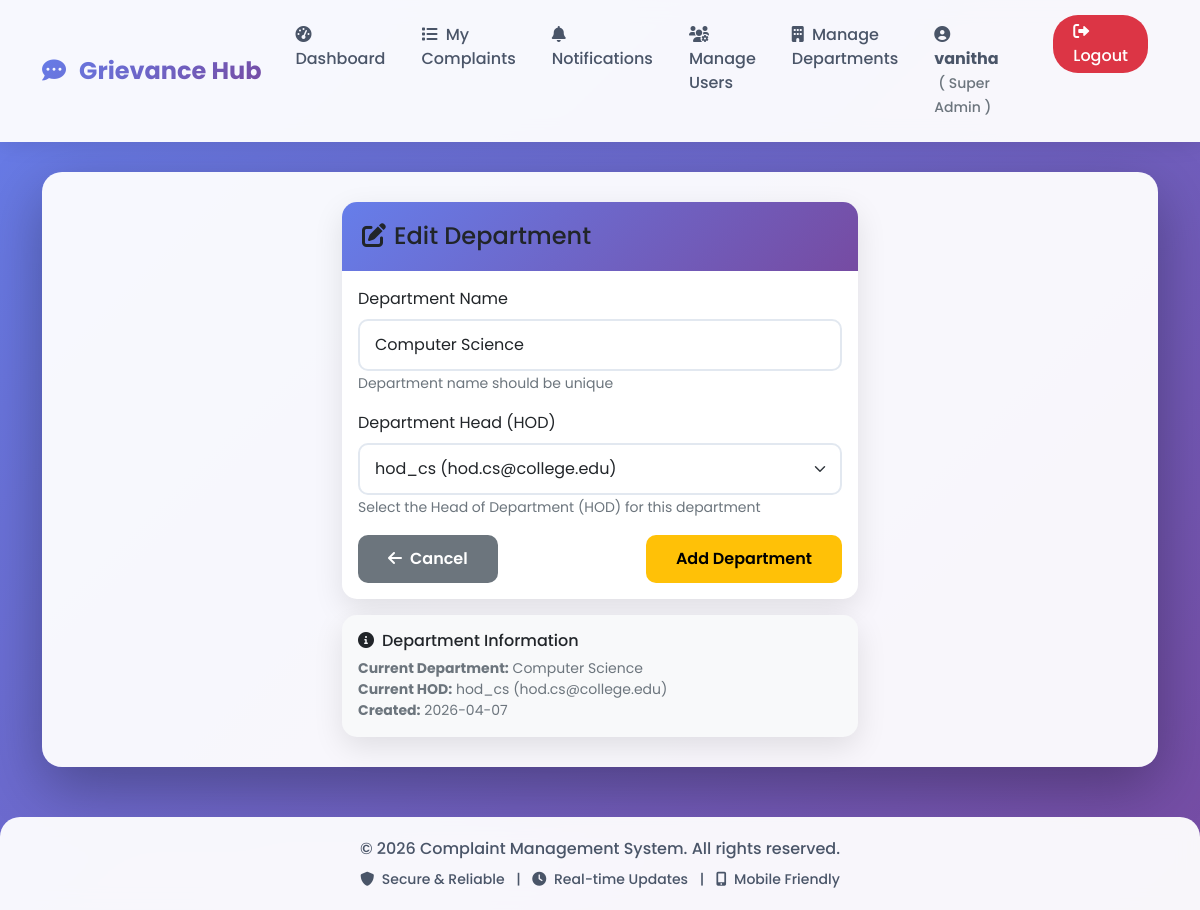
Page /admin/department/1/edit (signed in) on the committed database.
### models.py (models this page shows)
class User(UserMixin, db.Model):
    id = db.Column(db.Integer, primary_key=True)
    username = db.Column(db.String(80), unique=True, nullable=False)
    email = db.Column(db.String(120), unique=True, nullable=False)
    password = db.Column(db.String(200), nullable=False)
    role = db.Column(db.String(20), default='student')  # student, staff/mentor, hod, admin
    department = db.Column(db.String(100))
    year = db.Column(db.String(20))
    section = db.Column(db.String(10))
    parent_name = db.Column(db.String(100))
    parent_phone = db.Column(db.String(15))
    address = db.Column(db.Text)
    mentor_name = db.Column(db.String(100))  # For students - who is their mentor
    phone = db.Column(db.String(15))
    created_at = db.Column(db.DateTime, default=datetime.utcnow)
    complaints = db.relationship('Complaint', backref='author', lazy=True, foreign_keys='Complaint.user_id')
    assigned_complaints = db.relationship('Complaint', backref='assigned_staff', lazy=True, foreign_keys='Complaint.assigned_to')

class Department(db.Model):
    id = db.Column(db.Integer, primary_key=True)
    name = db.Column(db.String(100), unique=True, nullable=False)
    hod_id = db.Column(db.Integer, db.ForeignKey('user.id'), nullable=True)
    created_at = db.Column(db.DateTime, default=datetime.utcnow)
    hod = db.relationship('User', foreign_keys=[hod_id], backref='managed_department')

### app.py (the view)
@app.route('/admin/department/<int:dept_id>/edit', methods=['GET', 'POST'])
@login_required
def edit_department(dept_id):
    if not is_super_admin(current_user):
        abort(403)
    department = Department.query.get_or_404(dept_id)
    form = DepartmentForm()
    if form.validate_on_submit():
        department.name = form.name.data
        department.hod_id = form.hod_id.data if form.hod_id.data != 0 else None
        db.session.commit()
        flash(f'Department updated successfully!', 'success')
        return redirect(url_for('manage_departments'))
    form.name.data = department.name
    if department.hod_id:
        form.hod_id.data = department.hod_id
    return render_template('edit_department.html', form=form, department=department)

### forms.py
class DepartmentForm(FlaskForm):
    name = StringField('Department Name', validators=[DataRequired()])
    hod_id = SelectField('Department Head (HOD)', choices=[], coerce=int)
    submit = SubmitField('Add Department')
    def __init__(self, *args, **kwargs):
        super(DepartmentForm, self).__init__(*args, **kwargs)
        users = User.query.all()
        self.hod_id.choices = [(0, 'Select HOD')] + [(u.id, f"{u.username} ({u.email})") for u in users]

### app.py (called while the page is built)
def is_super_admin(user):
    return user.role == 'admin' and user.email == 'vanitha.sty3375@gmail.com'

def is_department_admin(user):
    return user.role == 'hod'

@login_manager.user_loader
def load_user(user_id):
    return User.query.get(int(user_id))

@app.context_processor
def utility_processor():
    return {
        'is_super_admin': is_super_admin,
        'is_department_admin': is_department_admin
    }

### templates/edit_department.html (shortened to what this page needs)
{% extends "base.html" %}
{% block content %}
<div class="row justify-content-center">
    <div class="col-md-6">
        <div class="card">
            <div class="card-header bg-warning text-dark">
                <h4 class="mb-0"><i class="fas fa-edit me-2"></i>Edit Department</h4>
            </div>
            <div class="card-body">
                <form method="POST">
                    <div class="mb-3">
                        {{ form.name.label(class="form-label") }}
                        {{ form.name(class="form-control", placeholder="Department Name") }}
                        <small class="text-muted">Department name should be unique</small>
                    </div>
                    <div class="mb-3">
                        {{ form.hod_id.label(class="form-label") }}
                        {{ form.hod_id(class="form-select") }}
                        <small class="text-muted">Select the Head of Department (HOD) for this department</small>
                    </div>
                    <div class="d-flex justify-content-between">
                        <a href="{{ url_for('manage_departments') }}" class="btn btn-secondary">
                            <i class="fas fa-arrow-left me-2"></i>Cancel
                        </a>
                        {{ form.submit(class="btn btn-warning") }}
                    </div>
                </form>
            </div>
        </div>
        <div class="card mt-3 bg-light">
            <div class="card-body">
                <h6 class="card-title"><i class="fas fa-info-circle me-2"></i>Department Information</h6>
                <p class="small text-muted mb-0">
                    <strong>Current Department:</strong> {{ department.name }}<br>
                    <strong>Current HOD:</strong> {% if department.hod %}{{ department.hod.username }} ({{ department.hod.email }}){% else %}Not Assigned{% endif %}<br>
                    <strong>Created:</strong> {{ department.created_at.strftime('%Y-%m-%d') }}
                </p>
            </div>
        </div>
    </div>
</div>
{% endblock %}

### templates/base.html (shortened to what this page needs)
<!DOCTYPE html>
<html lang="en">
<head>
    <link href="https://cdn.jsdelivr.net/npm/bootstrap@5.1.3/dist/css/bootstrap.min.css" rel="stylesheet">
    <link rel="stylesheet" href="https://cdnjs.cloudflare.com/ajax/libs/font-awesome/6.0.0/css/all.min.css">
</head>
<body>
    <nav class="navbar navbar-expand-lg navbar-light">
        <div class="container">
            <a class="navbar-brand" href="{{ url_for('index') }}">
                <i class="fas fa-comment-dots me-2"></i>
                Grievance Hub
            </a>
            <div class="collapse navbar-collapse" id="navbarNav">
                <ul class="navbar-nav ms-auto">
                    {% if current_user.is_authenticated %}
                        <li class="nav-item">
                            {% if is_super_admin(current_user) %}
                                <a class="nav-link" href="{{ url_for('super_admin_dashboard') }}">
                                    <i class="fas fa-tachometer-alt me-1"></i> Dashboard
                                </a>
                            {% elif is_department_admin(current_user) %}
                                <a class="nav-link" href="{{ url_for('hod_dashboard') }}">
                                    <i class="fas fa-tachometer-alt me-1"></i> Dashboard
                                </a>
                            {% elif current_user.role == 'staff' %}
                                <a class="nav-link" href="{{ url_for('staff_dashboard') }}">
                                    <i class="fas fa-tachometer-alt me-1"></i> Dashboard
                                </a>
                            {% else %}
                                <a class="nav-link" href="{{ url_for('dashboard') }}">
                                    <i class="fas fa-tachometer-alt me-1"></i> Dashboard
                                </a>
                            {% endif %}
                        </li>
                        <li class="nav-item">
                            <a class="nav-link" href="{{ url_for('view_complaints') }}">
                                <i class="fas fa-list me-1"></i> My Complaints
                            </a>
                        </li>
                        <li class="nav-item position-relative">
                            <a class="nav-link" href="{{ url_for('view_notifications') }}">
                                <i class="fas fa-bell me-1"></i> Notifications
                                {% set unread = current_user.notifications|selectattr('is_read', 'equalto', false)|list|length %}
                            </a>
                        </li>
                        {% if is_super_admin(current_user) %}
                            <li class="nav-item">
                                <a class="nav-link" href="{{ url_for('super_admin_users') }}">
                                    <i class="fas fa-users-cog me-1"></i> Manage Users
                                </a>
                            </li>
                            <li class="nav-item">
                                <a class="nav-link" href="{{ url_for('manage_departments') }}">
                                    <i class="fas fa-building me-1"></i> Manage Departments
                                </a>
                            </li>
                        {% endif %}
                        <li class="nav-item me-2">
                            <span class="nav-link">
                                <i class="fas fa-user-circle me-1"></i>
                                <strong>{{ current_user.username }}</strong>
                                <small class="text-muted ms-1">
                                    ({% if is_super_admin(current_user) %}
                                        Super Admin
                                    {% elif is_department_admin(current_user) %}
                                        HOD
                                    {% elif current_user.role == 'staff' %}
                                        Staff
                                    {% else %}
                                        Student
                                    {% endif %})
                                </small>
                            </span>
                        </li>
                        <li class="nav-item">
                            <a class="nav-link logout-btn" href="{{ url_for('logout') }}"
                               onclick="return confirm('Are you sure you want to logout?')">
                                <i class="fas fa-sign-out-alt"></i> Logout
                            </a>
                        </li>
                    {% endif %}
                </ul>
            </div>
        </div>
    </nav>
    <div class="container">
        <div class="main-content">
            {% block content %}{% endblock %}
        </div>
    </div>
    <footer class="footer">
        <div class="container">
            <p class="mb-0">&copy; 2026 Complaint Management System. All rights reserved.</p>
            <p class="mb-0 mt-2 small">
                <i class="fas fa-shield-alt me-1"></i> Secure & Reliable
                <span class="mx-2">|</span>
                <i class="fas fa-clock me-1"></i> Real-time Updates
                <span class="mx-2">|</span>
                <i class="fas fa-mobile-alt me-1"></i> Mobile Friendly
            </p>
        </div>
    </footer>
</body>
</html>

### templates/base.html (style rules this page uses)
* { font-family: 'Poppins', sans-serif; }
body { background: linear-gradient(135deg, #667eea 0%, #764ba2 100%); min-height: 100vh; background-attachment: fixed; }
.navbar { background: rgba(255, 255, 255, 0.95) !important; backdrop-filter: blur(10px); box-shadow: 0 2px 20px rgba(0,0,0,0.1); padding: 15px 0; }
.navbar-brand { font-weight: 700; font-size: 1.5rem; background: linear-gradient(135deg, #667eea 0%, #764ba2 100%); -webkit-background-clip: text; -webkit-text-fill-color: transparent; transition: transform 0.3s ease; }
.nav-link { font-weight: 500; color: #4a5568 !important; margin: 0 10px; position: relative; transition: color 0.3s ease; }
.logout-btn { background-color: #dc3545; color: white !important; border-radius: 25px; padding: 5px 20px !important; margin-left: 15px; transition: all 0.3s ease; }
.main-content { background: rgba(255, 255, 255, 0.95); border-radius: 20px; padding: 30px; margin: 30px 0; box-shadow: 0 20px 60px rgba(0,0,0,0.3); animation: fadeInUp 0.5s ease; }
.card { border: none; border-radius: 15px; box-shadow: 0 10px 30px rgba(0,0,0,0.1); transition: all 0.3s ease; overflow: hidden; }
.card-header { background: linear-gradient(135deg, #667eea 0%, #764ba2 100%); color: white; font-weight: 600; border: none; padding: 20px; }
.btn { border-radius: 10px; padding: 12px 30px; font-weight: 600; transition: all 0.3s ease; border: none; }
.form-control, .form-select { border: 2px solid #e2e8f0; border-radius: 10px; padding: 12px 15px; transition: all 0.3s ease; }
.footer { background: rgba(255, 255, 255, 0.95); backdrop-filter: blur(10px); padding: 20px 0; margin-top: 50px; border-radius: 20px 20px 0 0; color: #4a5568; text-align: center; font-weight: 500; }

### rows in the picture
User: username "vanitha"
Department: name "Computer Science", hod_id "hod_cs (hod.cs@college.edu)", created_at "2026-04-07"
User: hod.username "hod_cs", hod.email "hod.cs@college.edu"
